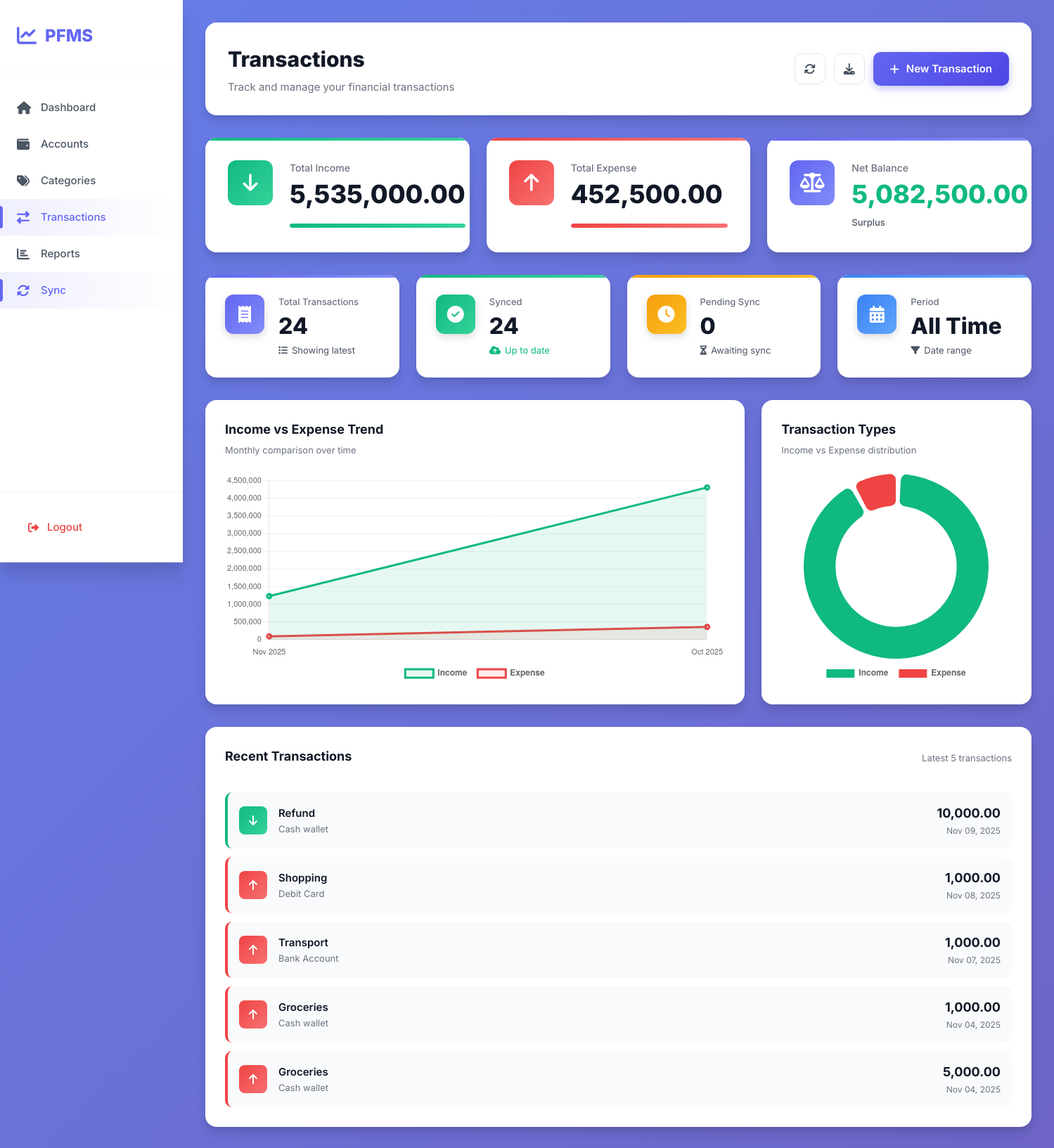
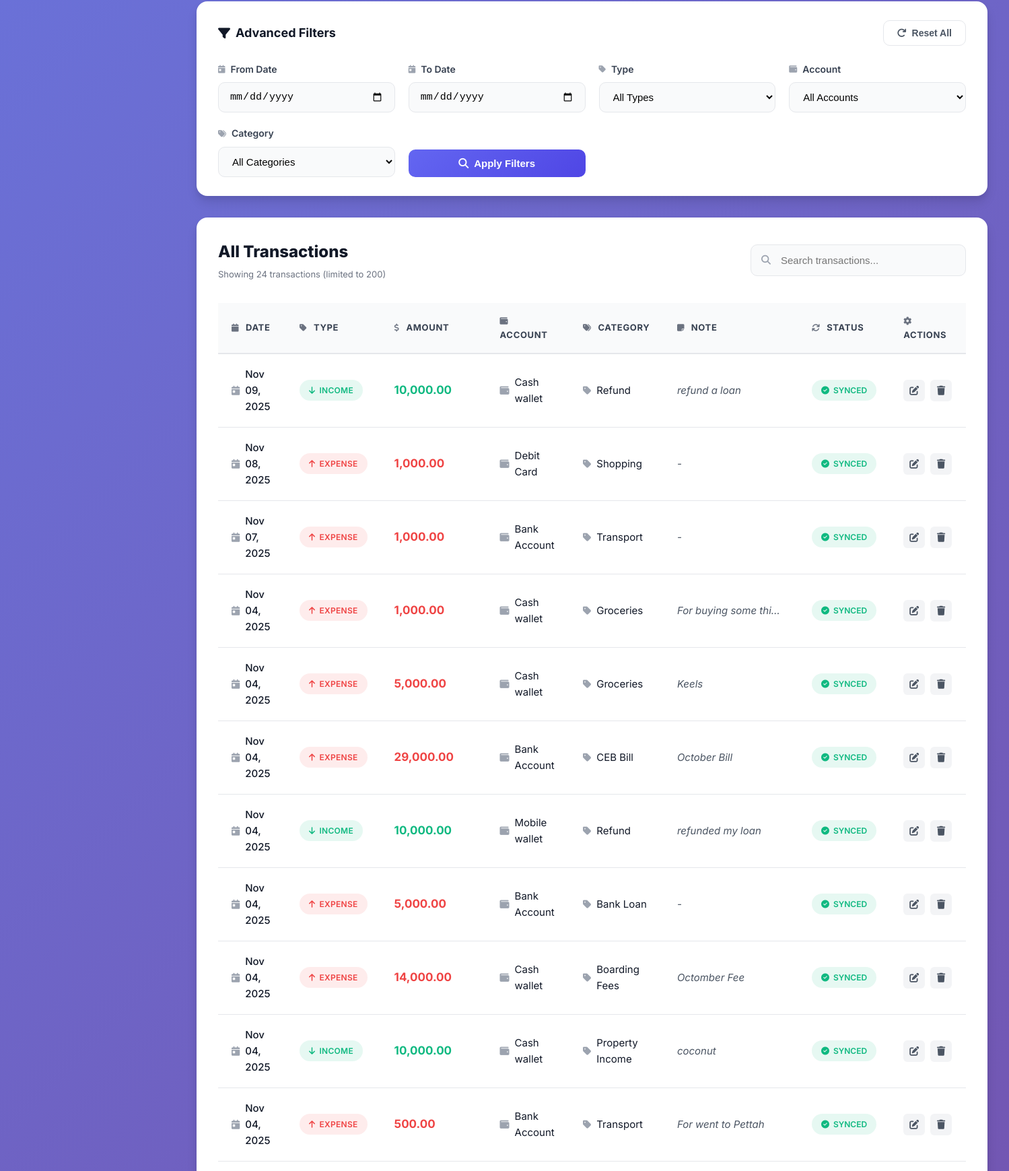
Screenshot of /app/transactions/index.php (signed in, upper part) with the database file from the repository (2 pictures, top to bottom).
### tables this page shows
CREATE TABLE TRANSACTIONS_LOCAL (
  local_txn_id       INTEGER PRIMARY KEY AUTOINCREMENT,
  client_txn_uuid    TEXT NOT NULL UNIQUE,
  user_local_id      INTEGER NOT NULL,
  account_local_id   INTEGER NOT NULL,
  category_local_id  INTEGER NOT NULL,
  txn_type           TEXT NOT NULL CHECK(txn_type IN ('INCOME','EXPENSE','TRANSFER')),
  amount             REAL NOT NULL,
  txn_date           TEXT NOT NULL, -- ISO-8601
  note               TEXT,
  sync_status        TEXT NOT NULL DEFAULT 'PENDING' CHECK(sync_status IN ('PENDING','SYNCED','CONFLICT')),
  server_txn_id      INTEGER,
  created_at         TEXT NOT NULL,
  updated_at         TEXT NOT NULL,
  last_sync_at       TEXT,
  FOREIGN KEY(user_local_id)     REFERENCES USERS_LOCAL(local_user_id),
  FOREIGN KEY(account_local_id)  REFERENCES ACCOUNTS_LOCAL(local_account_id),
  FOREIGN KEY(category_local_id) REFERENCES CATEGORIES_LOCAL(local_category_id)
);

CREATE TABLE CATEGORIES_LOCAL (
  local_category_id  INTEGER PRIMARY KEY AUTOINCREMENT,
  user_local_id      INTEGER NOT NULL,
  server_category_id INTEGER,
  parent_local_id    INTEGER,
  category_name      TEXT NOT NULL,
  category_type      TEXT NOT NULL CHECK(category_type IN ('INCOME','EXPENSE')),
  created_at         TEXT NOT NULL,
  updated_at         TEXT NOT NULL,
  FOREIGN KEY(user_local_id)   REFERENCES USERS_LOCAL(local_user_id),
  FOREIGN KEY(parent_local_id) REFERENCES CATEGORIES_LOCAL(local_category_id)
);

CREATE TABLE ACCOUNTS_LOCAL (
  local_account_id  INTEGER PRIMARY KEY AUTOINCREMENT,
  user_local_id     INTEGER NOT NULL,
  server_account_id INTEGER,
  account_name      TEXT NOT NULL,
  account_type      TEXT NOT NULL CHECK(account_type IN ('CASH','BANK','CARD','MOBILE')),
  currency_code     TEXT NOT NULL DEFAULT 'LKR',
  opening_balance   REAL NOT NULL DEFAULT 0,
  is_active         INTEGER NOT NULL DEFAULT 1, -- 1/0
  created_at        TEXT NOT NULL,
  updated_at        TEXT NOT NULL,
  FOREIGN KEY(user_local_id) REFERENCES USERS_LOCAL(local_user_id)
);

### app/transactions/index.php (the view, shortened to what the rows shown need)
<?php
if (!function_exists('h')) {
    function h($v) { return htmlspecialchars((string)$v, ENT_QUOTES, 'UTF-8'); }
}
$pdo = sqlite();
$uid = (int)($_SESSION['uid'] ?? 0);
$where = ["t.user_local_id = ?"];
$args  = [$uid];
$sql = "
SELECT
  t.local_txn_id, t.client_txn_uuid, t.txn_type, t.amount, t.txn_date, t.note, t.sync_status,
  a.account_name,
  c.category_name
FROM TRANSACTIONS_LOCAL t
JOIN ACCOUNTS_LOCAL a ON a.local_account_id = t.account_local_id
JOIN CATEGORIES_LOCAL c ON c.local_category_id = t.category_local_id
WHERE " . implode(' AND ', $where) . "
ORDER BY datetime(t.txn_date) DESC, t.local_txn_id DESC
LIMIT 200
";
$stmt = $pdo->prepare($sql);
$stmt->execute($args);
$rows = $stmt->fetchAll(PDO::FETCH_ASSOC);
$totSql = "
SELECT
  SUM(CASE WHEN t.txn_type='INCOME'  THEN t.amount ELSE 0 END) AS total_income,
  SUM(CASE WHEN t.txn_type='EXPENSE' THEN t.amount ELSE 0 END) AS total_expense
FROM TRANSACTIONS_LOCAL t
WHERE " . implode(' AND ', $where) . "
";
$sum = $pdo->prepare($totSql);
$sum->execute($args);
$tot = $sum->fetch(PDO::FETCH_ASSOC);
$income  = (float)($tot['total_income'] ?? 0);
$expense = (float)($tot['total_expense'] ?? 0);
$total_transactions = count($rows);
$monthly_data = [];
foreach($rows as $r) {
    $month = date('M Y', strtotime($r['txn_date']));
    if (!isset($monthly_data[$month])) {
        $monthly_data[$month] = ['income' => 0, 'expense' => 0];
    }
    if ($r['txn_type'] === 'INCOME') {
        $monthly_data[$month]['income'] += (float)$r['amount'];
    } else {
        $monthly_data[$month]['expense'] += (float)$r['amount'];
    }
}
$monthly_data = array_slice($monthly_data, 0, 6, true);
$recent = array_slice($rows, 0, 5);
?>
<!doctype html>
<html lang="en">
<head>
  <link rel="stylesheet" href="https://cdnjs.cloudflare.com/ajax/libs/font-awesome/6.4.0/css/all.min.css">
  <link rel="stylesheet" href="index.css">
</head>
<body>
<div class="app-container">
  <main class="main-content">
    <div class="top-bar">
      <div class="page-title">
        <h1>Transactions</h1>
      </div>
    </div>
    <?php if ($total_transactions > 0): ?>
    <div class="recent-section">
      <div class="recent-list">
        <?php foreach($recent as $txn): ?>
        <div class="recent-item <?= strtolower($txn['txn_type']) ?>">
          <div class="recent-icon">
            <i class="fas fa-<?= $txn['txn_type'] === 'INCOME' ? 'arrow-down' : 'arrow-up' ?>"></i>
          </div>
          <div class="recent-content">
            <span class="recent-category"><?= h($txn['category_name']) ?></span>
            <span class="recent-account"><?= h($txn['account_name']) ?></span>
          </div>
          <div class="recent-right">
            <span class="recent-amount"><?= number_format((float)$txn['amount'], 2) ?></span>
            <span class="recent-date"><?= date('M d, Y', strtotime($txn['txn_date'])) ?></span>
          </div>
        </div>
        <?php endforeach; ?>
      </div>
    </div>
    <?php endif; ?>
    <div class="table-section">
      <div class="section-header">
        <div>
          <h2>All Transactions</h2>
        </div>
      </div>
      <?php if (empty($rows)): ?>
      <div class="empty-state">
        <div class="empty-icon">
          <i class="fas fa-receipt"></i>
        </div>
        <h3>No Transactions Found</h3>
        <p>Start tracking your finances by adding your first transaction</p>
        <a href="<?= APP_BASE ?>/app/transactions/create.php" class="btn-primary">
          <i class="fas fa-plus"></i>
          <span>Add First Transaction</span>
        </a>
      </div>
      <?php else: ?>
      <div class="transactions-table">
        <table>
          <thead>
            <tr>
              <th><i class="fas fa-calendar"></i> Date</th>
              <th><i class="fas fa-tag"></i> Type</th>
              <th><i class="fas fa-dollar-sign"></i> Amount</th>
              <th><i class="fas fa-wallet"></i> Account</th>
              <th><i class="fas fa-tags"></i> Category</th>
              <th><i class="fas fa-sticky-note"></i> Note</th>
              <th><i class="fas fa-sync"></i> Status</th>
              <th><i class="fas fa-cog"></i> Actions</th>
            </tr>
          </thead>
          <tbody id="transactionsBody">
            <?php foreach($rows as $r): ?>
            <tr data-search="<?= h(strtolower($r['account_name'] . ' ' . $r['category_name'] . ' ' . $r['note'] . ' ' . $r['txn_type'])) ?>">
              <td>
                <div class="date-cell">
                  <i class="fas fa-calendar-day"></i>
                  <?= date('M d, Y', strtotime($r['txn_date'])) ?>
                </div>
              </td>
              <td>
                <span class="badge badge-<?= strtolower($r['txn_type']) ?>">
                  <i class="fas fa-<?= $r['txn_type'] === 'INCOME' ? 'arrow-down' : 'arrow-up' ?>"></i>
                  <?= h($r['txn_type']) ?>
                </span>
              </td>
              <td>
                <span class="amount-cell <?= strtolower($r['txn_type']) ?>">
                  <?= number_format((float)$r['amount'], 2) ?>
                </span>
              </td>
              <td>
                <div class="account-cell">
                  <i class="fas fa-wallet"></i>
                  <?= h($r['account_name']) ?>
                </div>
              </td>
              <td>
                <div class="category-cell">
                  <i class="fas fa-tag"></i>
                  <?= h($r['category_name']) ?>
                </div>
              </td>
              <td class="note-cell"><?= h($r['note']) ?: '-' ?></td>
              <td>
                <span class="sync-badge <?= strtolower($r['sync_status']) ?>">
                  <i class="fas fa-<?= $r['sync_status'] === 'SYNCED' ? 'check-circle' : 'clock' ?>"></i>
                  <?= h($r['sync_status']) ?>
                </span>
              </td>
              <td>
                <div class="action-buttons">
                  <a href="<?= APP_BASE ?>/app/transactions/edit.php?id=<?= (int)$r['local_txn_id'] ?>"
                     class="btn-icon-small" title="Edit">
                    <i class="fas fa-edit"></i>
                  </a>
                  <a href="<?= APP_BASE ?>/app/transactions/delete.php?id=<?= (int)$r['local_txn_id'] ?>"
                     class="btn-icon-small delete"
                     title="Delete"
                     onclick="return confirm('Delete this transaction?')">
                    <i class="fas fa-trash"></i>
                  </a>
                </div>
              </td>
            </tr>
            <?php endforeach; ?>
          </tbody>
        </table>
      </div>
      <?php endif; ?>
    </div>
  </main>
</div>
<script>
// Search functionality
document.getElementById('searchInput')?.addEventListener('input', function(e) {
  const search = e.target.value.toLowerCase();
  document.querySelectorAll('#transactionsBody tr').forEach(row => {
    const searchText = row.dataset.search;
    row.style.display = searchText.includes(search) ? '' : 'none';
  });
});
<?php if ($total_transactions > 0 && !empty($monthly_data)): ?>
// Chart configuration
const chartConfig = {
  responsive: true,
  maintainAspectRatio: false,
  plugins: {
    legend: {
      display: true,
      position: 'bottom',
      labels: { padding: 15, font: { size: 12, weight: '600' } }
    },
    tooltip: {
      backgroundColor: 'rgba(15, 23, 42, 0.95)',
      padding: 12,
      borderRadius: 8,
      titleFont: { size: 14, weight: 'bold' },
      bodyFont: { size: 13 }
    }
  }
};
// Trend Chart
const monthlyLabels = <?= json_encode(array_keys($monthly_data)) ?>;
const incomeData = <?= json_encode(array_column($monthly_data, 'income')) ?>;
const expenseData = <?= json_encode(array_column($monthly_data, 'expense')) ?>;
new Chart(document.getElementById('trendChart'), {
  type: 'line',
  data: {
    labels: monthlyLabels,
    datasets: [
      {
        label: 'Income',
        data: incomeData,
        borderColor: '#10b981',
        backgroundColor: 'rgba(16, 185, 129, 0.1)',
        tension: 0.4,
        fill: true,
        borderWidth: 3
      },
      {
        label: 'Expense',
        data: expenseData,
        borderColor: '#ef4444',
        backgroundColor: 'rgba(239, 68, 68, 0.1)',
        tension: 0.4,
        fill: true,
        borderWidth: 3
      }
    ]
  },
  options: {
    ...chartConfig,
    scales: {
      y: {
        beginAtZero: true,
        grid: { color: 'rgba(0,0,0,0.05)' },
        ticks: { font: { size: 11 } }
      },
      x: {
        grid: { display: false },
        ticks: { font: { size: 11 } }
      }
    }
  }
});
// Type Distribution Chart
new Chart(document.getElementById('typeChart'), {
  type: 'doughnut',
  data: {
    labels: ['Income', 'Expense'],
    datasets: [{
      data: [<?= $income ?>, <?= $expense ?>],
      backgroundColor: ['#10b981', '#ef4444'],
      borderWidth: 0,
      borderRadius: 8,
      spacing: 4
    }]
  },
  options: {
    ...chartConfig,
    cutout: '65%'
  }
});
<?php endif; ?>
</script>
</body>
</html>

### rows the page displays
transactions_local: category_local.category_name "Refund", account_local.account_name "Cash wallet", amount "10,000.00", txn_date "Nov 09, 2025", txn_type "INCOME", note "refund a loan", sync_status "SYNCED"
transactions_local: category_local.category_name "Shopping", account_local.account_name "Debit Card", amount "1,000.00", txn_date "Nov 08, 2025", txn_type "EXPENSE", note "-", sync_status "SYNCED"
transactions_local: category_local.category_name "Transport", account_local.account_name "Bank Account", amount "1,000.00", txn_date "Nov 07, 2025", txn_type "EXPENSE", note "-", sync_status "SYNCED"
transactions_local: category_local.category_name "Groceries", account_local.account_name "Cash wallet", amount "1,000.00", txn_date "Nov 04, 2025", txn_type "EXPENSE", note "For buying some thi…", sync_status "SYNCED"
transactions_local: category_local.category_name "Groceries", account_local.account_name "Cash wallet", amount "5,000.00", txn_date "Nov 04, 2025", txn_type "EXPENSE", note "Keels", sync_status "SYNCED"
transactions_local: txn_date "Nov 04, 2025", txn_type "EXPENSE", amount "29,000.00", account_local.account_name "Bank Account", category_local.category_name "CEB Bill", note "October Bill", sync_status "SYNCED"
transactions_local: txn_date "Nov 04, 2025", txn_type "INCOME", amount "10,000.00", account_local.account_name "Mobile wallet", category_local.category_name "Refund", note "refunded my loan", sync_status "SYNCED"
transactions_local: txn_date "Nov 04, 2025", txn_type "EXPENSE", amount "5,000.00", account_local.account_name "Bank Account", category_local.category_name "Bank Loan", note "-", sync_status "SYNCED"
transactions_local: txn_date "Nov 04, 2025", txn_type "EXPENSE", amount "14,000.00", account_local.account_name "Cash wallet", category_local.category_name "Boarding Fees", note "Octomber Fee", sync_status "SYNCED"
transactions_local: txn_date "Nov 04, 2025", txn_type "INCOME", amount "10,000.00", account_local.account_name "Cash wallet", category_local.category_name "Property Income", note "coconut", sync_status "SYNCED"
transactions_local: txn_date "Nov 04, 2025", txn_type "EXPENSE", amount "500.00", account_local.account_name "Bank Account", category_local.category_name "Transport", note "For went to Pettah", sync_status "SYNCED"

### other values shown
$income "5,535,000.00"
$expense "452,500.00"
$net "5,082,500.00"
$total_transactions "24"
$synced "24"
$pending "0"
count($rows) "24"
chart data {{ json_encode(array_column($monthly_data, 'income')) }} [1230000,4305000]
chart data {{ json_encode(array_column($monthly_data, 'expense')) }} [92500,360000]
chart data {{ $income }} 5535000
